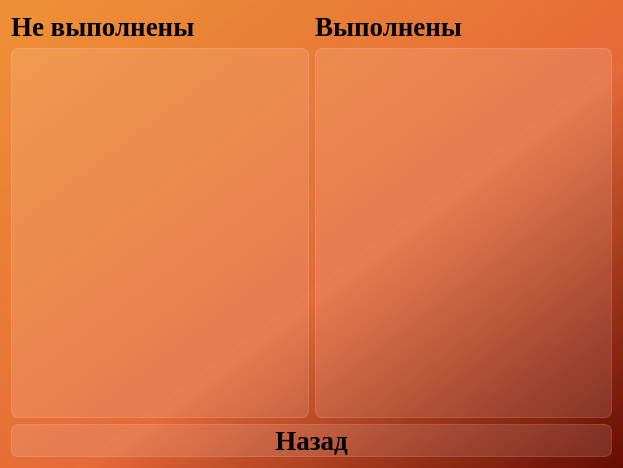
<?xml version="1.0" encoding="UTF-8"?>
<ui version="4.0">
 <class>Dialog_list_achievements</class>
 <widget class="QDialog" name="Dialog_list_achievements">
  <property name="geometry">
   <rect>
    <x>0</x>
    <y>0</y>
    <width>623</width>
    <height>468</height>
   </rect>
  </property>
  <property name="windowTitle">
   <string>Достижения</string>
  </property>
  <property name="styleSheet">
   <string notr="true">background-color: qlineargradient(spread:pad, x1:1, y1:1, x2:0, y2:0, stop:0 rgba(101, 12, 2, 255), stop:0.427447 rgba(228, 104, 54, 235), stop:1 rgba(238, 145, 55, 255));
font-family: Liberation Serif;
</string>
  </property>
  <layout class="QVBoxLayout" name="verticalLayout">
   <item>
    <layout class="QHBoxLayout" name="horizontalLayout_labels">
     <item>
      <widget class="QLabel" name="label_not_done">
       <property name="styleSheet">
        <string notr="true">text-align: center;
font-weight: bold;
font-size: 20pt;
background-color: none;
border: none;</string>
       </property>
       <property name="text">
        <string>Не выполнены</string>
       </property>
      </widget>
     </item>
     <item>
      <widget class="QLabel" name="label_done">
       <property name="styleSheet">
        <string notr="true">text-align: center;
font-weight: bold;
font-size: 20pt;
background-color: none;
border: none;</string>
       </property>
       <property name="text">
        <string>Выполнены</string>
       </property>
      </widget>
     </item>
    </layout>
   </item>
   <item>
    <layout class="QHBoxLayout" name="horizontalLayout_lists">
     <item>
      <widget class="QListWidget" name="listWidget_not_done">
       <property name="styleSheet">
        <string notr="true">QListView {
font-weight: bold;
font-size: 20pt;
background-color: rgba(255, 255, 255, 30);
border: 1px solid rgba(255, 255, 255, 40);
border-radius: 7px;
}

QListView::item:selected {
border: none;
color: rgb(255, 255, 255);
background-color: rgba(255, 255, 255, 50);
}</string>
       </property>
      </widget>
     </item>
     <item>
      <widget class="QListWidget" name="listWidget_done">
       <property name="styleSheet">
        <string notr="true">QListView {
font-weight: bold;
font-size: 20pt;
background-color: rgba(255, 255, 255, 30);
border: 1px solid rgba(255, 255, 255, 40);
border-radius: 7px;
}

QListView::item:selected {
border: none;
color: rgb(255, 255, 255);
background-color: rgba(255, 255, 255, 50);
}</string>
       </property>
      </widget>
     </item>
    </layout>
   </item>
   <item>
    <widget class="QPushButton" name="pushButton_back">
     <property name="styleSheet">
      <string notr="true">QPushButton {
font-weight: bold;
font-size: 20pt;
text-align: center;
background-color: rgba(255, 255, 255, 30);
border: 1px solid rgba(255, 255, 255, 40);
border-radius: 7px;
}

QPushButton:hover {
background-color: rgba(255, 255, 255, 40);
}
QPushButton:pressed {
background-color: rgba(255, 255, 255, 70);
}</string>
     </property>
     <property name="text">
      <string>Назад</string>
     </property>
    </widget>
   </item>
  </layout>
 </widget>
 <resources/>
 <connections/>
</ui>
